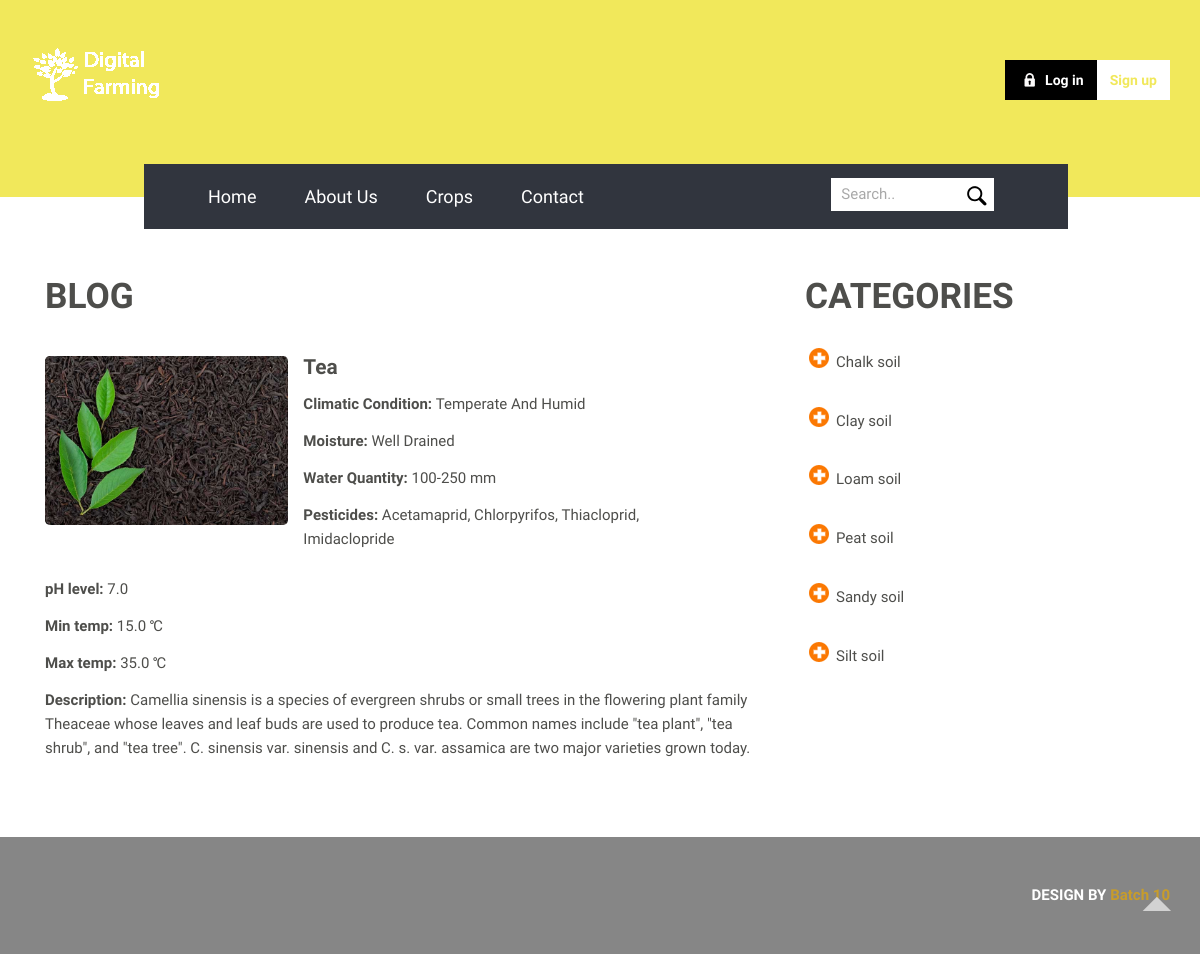
Screenshot of /detail/crop/3/ with the database file from the repository.
### detail/models.py (models this page shows)
class crop(models.Model):
    name = models.CharField(max_length=100)
    climatic_condition=models.CharField(max_length=100)
    water_quantity=models.CharField(max_length=100)
    moisture=models.CharField(max_length=100)
    pesticides=models.CharField(max_length=200)
    ph_level=models.FloatField(default=0)
    min_temp=models.FloatField(default=0)
    max_temp=models.FloatField(default=100)
    land_type=models.CharField(max_length=50, choices=(
        ('chalk soil','chalk soil'),
        ('clay soil','clay soil'),
        ('loam soil','loam soil'),
        ('peat soil','peat soil'),
        ('sandy soil','sandy soil'),
        ('silt soil','silt soil')
    ))
    description=models.TextField(max_length=1000)
    img = models.ImageField(upload_to='crops')

class land(models.Model):
    name= models.CharField(max_length=100)
    img = models.ImageField(upload_to='land')

### detail/views.py (the view)
# urls.py: re_path('crop/(?P<offset>\d{0,4})/$',views.crop_detail),
def crop_detail(request,offset):
     lands = land.objects.all()
     cropselected=crop.objects.get(pk=offset)
     return render(request,'detail/single.html',locals())

### templates/detail/single.html (shortened to what this page needs)
{% extends 'base.html' %}
{% load static %}
{% block contentxyz %}
		<div class="blog">
			<div class="container">
				<div class="blog-main">
					<div class="col-md-8 blog-main-left">
						<h3>BLOG</h3>
						<div class="blg">
							<div class="col-md-4 blog-left blog-single-left">
								<img src="{{ cropselected.img.url }}" alt="">
							</div>
							<div class="col-md-8 blog-single-left">
								<h5>{{ cropselected.name|title }}</h5>
								<p class="para1"><span>Climatic Condition: </span>{{ cropselected.climatic_condition|title }}</p>
								<p class="para1"><span>Moisture: </span>{{ cropselected.moisture|title }}</p>
								<p class="para1"><span>Water Quantity: </span>{{ cropselected.water_quantity|title }} mm</p>
								<p class="para1"><span>Pesticides: </span>{{ cropselected.pesticides|title }}</p>
							</div>
							<div class="clearfix"> </div>
							<p class="para3"><span>pH level: </span>{{ cropselected.ph_level|title }}</p>
							<p class="para3"><span>Min temp: </span>{{ cropselected.min_temp|title }} &#8451</p>
							<p class="para3"><span>Max temp: </span>{{ cropselected.max_temp|title }} &#8451</p>
							<p class="para4"><span>Description: </span>{{ cropselected.description }}</p>
						</div>
					</div>
					<div class="col-md-4 blog-main-left">
						<h3>CATEGORIES</h3>
						{% for i in lands %}
                            <div class="ctgry">
                            <ul>
                                <li><a href="detail/land/{{ i.pk }}">{{ i.name }}</a></li>
                            </ul>
                            </div>
                        {% endfor %}
						</div>
					<div class="clearfix"> </div>
				</div>
			</div>
		</div>
{% endblock %}

### templates/base.html (shortened to what this page needs)
{% load static %}
<!DOCTYPE html>
<html>
<head>
<link href="{% static 'css/bootstrap.css' %}" rel='stylesheet' type='text/css' />
<link href="{% static 'css/style.css' %}" rel='stylesheet' type='text/css' />
</head>
<body>
			<div id="home" class="header">
					<div class="top-header">
						<div class="container">
							<div class="logo">
								<a href="{% url 'home' %}"><img src="{% static 'images/logo1.png' %}" alt=""></a>
							</div>
                            {% if  not user.is_authenticated %}
                                <nav class="top-nav">
								<ul>
									<li class="active"><a class="play-icon popup-with-zoom-anim" href="#small-dialog"><span> </span>Log in</a></li>
									<li><a class="play-icon popup-with-zoom-anim" href="#small-dialog1">Sign up</a></li>
								</ul>
							    </nav>
                            {% else %}
                                <nav class="top-nav">
								<ul>
									<li class="active"><a href="{% url 'logout' %}">log out</a></li>
								</ul>
							    </nav>
                            {% endif %}
							<div class="clearfix"> </div>
						</div>
				</div>
					<link href="{% static 'css/popup-box.css' %}" rel="stylesheet" type="text/css" media="all"/>
		<div class="navgation">
					<div class="menu">
							<ul class="nav" id="nav">
							<li><a href="{% url 'home' %}">Home</a></li>
							<li><a href="{% url 'about' %}">About Us</a></li>
							<li><a href="{% url 'blog' %}">Crops</a></li>
							<li><a href="{% url 'contacts' %}">Contact</a></li>
							</ul>
					</div>
					  <div class="search2">
					  <form action="{% url 'search' %}" method="get">
						 <input type="text" value="Search.." name="item" onfocus="this.value = '';" onblur="if (this.value == '') {this.value = 'Search..';}"/>
						 <input type="submit" value="">
					  </form>
					</div>
					<div class="clearfix"> </div>
		</div>
		</div>
            {% block contentxyz %}{% endblock %}
            <div class="footer">
                         <div class="container">
                                    <div class="footer-text">
										<p>DESIGN BY <a href="#"> Batch 10</a></p>
									</div>
                         </div>
					<a href="#home" id="toTop" class="scroll" style="display: block;"> </a>
         </div>
</body>
</html>

### static/css/style.css (style rules this page uses)
h4, h5, h6, h1, h2, h3 { margin-top: 0; }
ul, ol { margin: 0; }
p { margin: 0; }
html, body { font-family: 'Arimo', sans-serif; font-size: 100%; background:#fff; }
body a { transition:0.5s all; -webkit-transition:0.5s all; -moz-transition:0.5s all; -o-transition:0.5s all; -ms-transition:0.5s all; }
.logo { float: left; }
div#home { padding: 3em 0px 6em 0px; background: #f1e85b; position: relative; }
.top-nav ul li a { color: #f1e85b; font-size: 14px; text-align: center; position: relative; font-weight: 600; text-decoration: none; display: block; padding: 0px 13px; background: #fff; }
.top-nav ul li.active a, .top-nav ul li a:hover { color:#fff; transition:0.5s all; -webkit-transition:0.5s all; -moz-transition:0.5s all; -o-transition:0.5s all; -ms-transition:0.5s all; background: #000; transition:0.5s all; -webkit-transition:0.5s all; -moz-transition:0.5s all; -o-transition:0.5s all; -ms-transition:0.5s all; }
.top-nav ul li a span { background:url(../images/sprit-1.png) no-repeat 0px -1px; width:22px; height:22px; display:inline-block; vertical-align: middle; margin-right: 5px; }
.logo a { display:block; }
.logo a img { width: 100%; }
.top-nav:before, .top-nav:after { content: " "; display: table; }
.top-nav:after { clear: both; }
.top-nav { float: right; }
.top-nav ul { padding: 0; float: right; margin-top: 12px; }
.top-nav li { display: inline; float: left; position:relative; }
.top-nav a { color: #fff; display: inline-block; text-align: center; text-decoration: none; line-height: 40px; }
.search2 { position: relative; background: #fff; padding: 5px 0px; width: 18%; float: right; margin: 7px 6em 0px 0em; }
.search2 input[type="text"] { outline: none; color: rgba(0, 0, 0, 0.34); padding-left: 10px; background: none; font-size: 15px; border: none; width: 79.33%; }
.search2 input[type="submit"] { background: url('../images/sprit-1.png') no-repeat -22px 0px; padding: 0px 15px; border: none; cursor: pointer; position: absolute; outline: none; margin: 2px 0px 0px 13px; }
ul.nav li { display: inline-block; margin: 0px 8px; }
.menu { width: 60%; float: left; margin-left: 3em; }
.navgation { position: absolute; width: 77%; top: 83%; left: 12%; background: #31353e; padding: 10px 10px; }
.menu li a { display: block; font-size: 18px; font-weight:400; color:#fff; -webkit-transition: all 0.3s ease; -moz-transition: all 0.3s ease; -o-transition: all 0.3s ease; transition: all 0.3s ease; text-align:center; }
.nav:before, .nav:after { content: " "; display: table; }
.nav:after { clear: both; }
.nav > li > a { margin: 0px 10px; padding: 10px 4px; }
.footer-text p { color:#fff; text-align:right; font-size:15px; font-weight: 600; }
.footer-text p a { color:#c79c2b; }
.footer { background:#868686; padding:3em 0px; }
#toTop { display: none; text-decoration: none; position: fixed; bottom: 10px; right: 10px; overflow: hidden; width: 48px; height: 48px; border: none; text-indent: 100%; background: url(../images/top.png) no-repeat 0px 0px; }
.blog { padding: 6em 0px 5em 0px; }
.blog-left h5,.blog-single-left h5 { font-size:1.3em; color:#4e4e4b; margin: 0px 0px 5px 0px; font-weight:600; }
.blog-main-left h3 { font-size:2.2em; color:#4e4e4b; margin:0px; font-weight:600; }
.blog-left span,.blog-single-left span { font-size:15px; color:#4e4e4b; }
.blog-single-left p { font-size: 15px; line-height: 1.6em; color: #4e4e4b; margin: 13px 0px; width: 92%; }
.col-md-4.blog-left { padding: 0px; }
.ctgry ul,.archives ul { padding:0px; margin:2em 0px 2em 13px; }
.ctgry ul li a,.archives ul li a { vertical-align: top; color:#4e4e4b; font-size:15px; }
.ctgry ul li,.archives ul li { list-style-image: url(../images/mkr.png); margin: 0px 0px 12px 18px; vertical-align: top; }
.blg { margin-top: 2.5em; }
.blog-left img { width: 100%; border-radius: 0.3em; -webkit-border-radius: 0.3em; -moz-border-radius: 0.3em; -o-border-radius: 0.3em; -ms-border-radius: 0.3em; }
.blog-main-left p { font-size: 15px; line-height: 1.6em; color: #4e4e4b; margin: 13px 0px; }
.blog-main-left p span { font-weight:600; }
@media (max-width:1366px) { .search2 input[type="submit"] { margin: 2px 0px 0px 6px; } }
@media (max-width:1280px) { .search2 { margin: 4px 4em 0px 0em; } }
@media (max-width:1280px) { .blog { padding: 5em 0px 4em 0px; } }
@media (max-width:1280px) { .menu { margin-left: 2em; } }

### rows the page displays
crop: img (picture), name "Tea", climatic_condition "Temperate And Humid", moisture "Well Drained", water_quantity "100-250", pesticides "Acetamaprid, Chlorpyrifos, Thiacloprid, Imidaclopride", ph_level "7.0", min_temp "15.0", max_temp "35.0", description "Camellia sinensis is a species of evergreen shrubs or small trees in the flowering plant family Theaceae whose leaves and leaf buds are used to produce tea. Common names include \"tea plant\", \"tea shrub\", and \"tea tree\". C. sinensis var. sinensis and C. s. var. assamica are two major varieties grown today."
land: name "Chalk soil"
land: name "Clay soil"
land: name "Loam soil"
land: name "Peat soil"
land: name "Sandy soil"
land: name "Silt soil"
